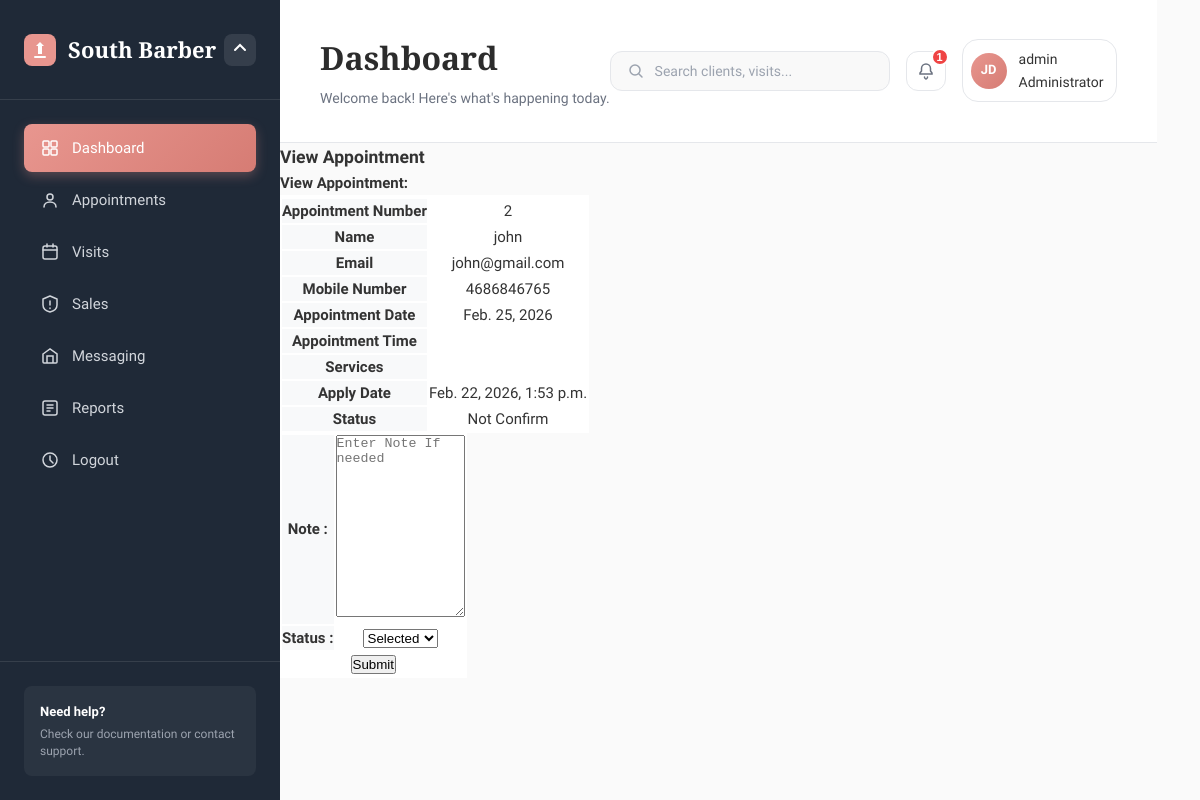
The app's page /adminsection/viewappointment/2/ (signed in) with its own data.
### adminsection/models.py (models this page shows, shortened)
class User(AbstractUser):
    ROLE_CHOICES = (
        ('ADMIN', 'Admin'),
        ('MANAGER', 'Manager'),
        ('EMPLOYEE', 'Employee'),
        ('CUSTOMER', 'Customer'),
    )
    Role = models.CharField(max_length=20, choices=ROLE_CHOICES)
    Store = models.ForeignKey(Store, on_delete=models.SET_NULL, null=True, blank=True)

### parlour/models.py (models this page shows, shortened)
class Appointment(models.Model):
    Name = models.CharField(max_length=50)
    Email = models.EmailField()
    PhoneNumber = models.CharField(max_length=11)
    Service = models.ForeignKey(Service, on_delete=models.CASCADE)
    Note = models.TextField()
    AppointmentDate = models.DateField()
    AppointmentTime = models.TimeField()
    ApplyDate = models.DateTimeField(auto_now_add=True)
    RemarkDate = models.DateTimeField(auto_now=True)
    AppointmentNumber = models.IntegerField(null=True, blank=True)
    REMARK_CHOICES = (
        ('1', 'Accepted'),
        ('0', 'Rejected'),
    )
    Remark = models.CharField(max_length=1, choices=REMARK_CHOICES)

### adminsection/views.py (the view)
# urls.py: path('viewappointment/<int:id>/', views.viewappointment, name='viewappointment'),
@staff_member_required
def viewappointment(request, id):
    Appointments = get_object_or_404(Appointment, id=id)
    form = AppointmentUpdateForm(request.POST or None, instance=Appointments)
    if request.method == 'POST':
        if form.is_valid():
            form.save()
    context = {
        'Appointment': Appointments,
        'form': form
    }
    return render(request, 'adminsection/view-appointment.html', context)

### adminsection/forms.py (shortened to what this page needs)
class AppointmentUpdateForm(forms.ModelForm):
    Note = forms.CharField(widget=forms.TextInput(attrs={'placeholder': 'Enter Note If needed'}))
    class Meta:
        model=Appointment
        fields =[
            'Note',
            'Remark',
        ]

### templates/adminsection/view-appointment.html (shortened to what this page needs)
{% extends 'adminsection/base.html' %}
{% load static %}
{% block content %}
<div id="page-wrapper">
  <div class="main-page">
    <div class="tables">
      <h3 class="title1">View Appointment</h3>
      <div class="table-responsive bs-example widget-shadow">
        <h4>View Appointment:</h4>
        <table class="table table-bordered">
          <tr>
          <tr>
            <th>Appointment Number</th>
            <td>{{ Appointment.id}}</td>
          </tr>
          <tr>
            <th>Name</th>
            <td>{{ Appointment.Name}}</td>
          </tr>
          <tr>
            <th>Email</th>
            <td>{{ Appointment.Email }}</td>
          </tr>
          <tr>
            <th>Mobile Number</th>
            <td>{{ Appointment.PhoneNumber }}</td>
          </tr>
          <tr>
            <th>Appointment Date</th>
            <td>{{ Appointment.AppointmentDate }}</td>
          </tr>
          <tr>
            <th>Appointment Time</th>
            <td>{{ Appointment.AppointmentTine|date:"H i A"}}</td>
          </tr>
          <tr>
            <th>Services</th>
            <td></td>
          </tr>
          <tr>
            <th>Apply Date</th>
            <td>{{ Appointment.ApplyDate }}</td>
          </tr>
          <tr>
            <th>Status</th>
            <td>
              {% if Appointment.Remark %}
                {% if Appointment.Remark == '1' %}
                     Accected
                {% else %}
                    Rejected
                {% endif %}
              {% else %}
                  Not Confirm
              {% endif %}
            </td>
          </tr>
        </table>
        <table class="table table-bordered">
          {% if not Appointment.Remark %}
          <form name="submit" method="POST" enctype="multipart/form-data">
            {% for field in form %}
            {% if field.name == 'Remark' %}
            <tr>
              <th>Status :</th>
              <td>
                <select name="Remark" class="form-control wd-450" required="true">
                  <option value="1" selected="true">Selected</option>
                </select>
              </td>
            </tr>
            {% else %}
            <tr>
              <th>Note :</th>
              <td>
                <textarea name="{{ field.name }}" placeholder="{{ field.field.widget.attrs.placeholder }}" rows="12"
                  cols="14" class="form-control wd-450"></textarea>
              </td>
            </tr>
            {% endif %}
            {% endfor %}
            <tr align="center">
              <td colspan="2"><button type="submit" name="submit" class="btn btn-az-primary pd-x-20">Submit</button>
              </td>
            </tr>
          </form>
        </table>
        {% endif %}
      </div>
    </div>
  </div>
</div>
{% endblock %}

### templates/adminsection/base.html (shortened to what this page needs)
{% load static %}
<!DOCTYPE html>
<html lang="en">
<head>
    <link rel="stylesheet" href="{% static 'css/styles.css' %}">
</head>
<body>
    <html class="app-container">
        <aside class="sidebar">
            <div class="sidebar-header">
                <div class="logo">
                    <svg width="32" height="32" viewBox="0 0 32 32" fill="none">
                        <rect width="32" height="32" rx="8" fill="#E8968F"/>
                        <path d="M16 8L20 12H18V20H14V12H12L16 8Z" fill="white"/>
                        <rect x="10" y="22" width="12" height="2" rx="1" fill="white"/>
                    </svg>
                    <span>South Barber</span>
                </div>
                <button class="sidebar-toggle">
                    <svg width="20" height="20" viewBox="0 0 20 20" fill="none">
                        <path d="M15 10L10 5L5 10" stroke="currentColor" stroke-width="2" stroke-linecap="round"/>
                    </svg>
                </button>
            </div>
            <nav class="sidebar-nav">
                <a href="{% url 'dashboard' %}" class="nav-item active">
                    <span>Dashboard</span>
                </a>
                <a href="{% url 'allappointment' %}" class="nav-item">
                    <svg width="20" height="20" viewBox="0 0 20 20" fill="none">
                        <circle cx="10" cy="7" r="3" stroke="currentColor" stroke-width="1.5"/>
                        <path d="M4 17C4 14 6.5 12 10 12C13.5 12 16 14 16 17" stroke="currentColor" stroke-width="1.5" stroke-linecap="round"/>
                    </svg>
                    <span>Appointments</span>
                </a>
                <a href="visits.html" class="nav-item">
                    <svg width="20" height="20" viewBox="0 0 20 20" fill="none">
                        <rect x="3" y="4" width="14" height="13" rx="2" stroke="currentColor" stroke-width="1.5"/>
                        <path d="M7 2V5M13 2V5M3 8H17" stroke="currentColor" stroke-width="1.5" stroke-linecap="round"/>
                    </svg>
                    <span>Visits</span>
                </a>
                <a href="#" class="nav-item">
                    <svg width="20" height="20" viewBox="0 0 20 20" fill="none">
                        <path d="M3 5L10 2L17 5V11C17 14.5 14 17 10 18C6 17 3 14.5 3 11V5Z" stroke="currentColor" stroke-width="1.5" stroke-linejoin="round"/>
                        <path d="M10 7V11M10 14V14.5" stroke="currentColor" stroke-width="1.5" stroke-linecap="round"/>
                    </svg>
                    <span>Sales</span>
                </a>
                <a href="#" class="nav-item">
                    <svg width="20" height="20" viewBox="0 0 20 20" fill="none">
                        <path d="M3 8L10 3L17 8V16C17 16.5 16.5 17 16 17H4C3.5 17 3 16.5 3 16V8Z" stroke="currentColor" stroke-width="1.5"/>
                        <path d="M13 17V10H7V17" stroke="currentColor" stroke-width="1.5"/>
                    </svg>
                    <span>Messaging</span>
                </a>
                <a href="#" class="nav-item">
                    <svg width="20" height="20" viewBox="0 0 20 20" fill="none">
                        <rect x="3" y="3" width="14" height="14" rx="2" stroke="currentColor" stroke-width="1.5"/>
                        <path d="M7 7H13M7 10H13M7 13H10" stroke="currentColor" stroke-width="1.5" stroke-linecap="round"/>
                    </svg>
                    <span>Reports</span>
                </a>
                <a href="{% url 'logout' %}" class="nav-item">
                    <svg width="20" height="20" viewBox="0 0 20 20" fill="none">
                        <circle cx="10" cy="10" r="7" stroke="currentColor" stroke-width="1.5"/>
                        <path d="M10 6V10L13 13" stroke="currentColor" stroke-width="1.5" stroke-linecap="round"/>
                    </svg>
                    <span>Logout</span>
                </a>
            </nav>
            <div class="sidebar-footer">
                <div class="help-section">
                    <p class="help-title">Need help?</p>
                    <p class="help-text">Check our documentation or contact support.</p>
                </div>
            </div>
        </aside>
        <main class="main-content">
            <header class="header">
                <div class="header-left">
                    <h1 class="page-title">Dashboard</h1>
                    <p class="page-subtitle">Welcome back! Here's what's happening today.</p>
                </div>
                <div class="header-right">
                    <div class="search-box">
                        <svg width="18" height="18" viewBox="0 0 18 18" fill="none">
                            <circle cx="8" cy="8" r="5" stroke="currentColor" stroke-width="1.5"/>
                            <path d="M12 12L15 15" stroke="currentColor" stroke-width="1.5" stroke-linecap="round"/>
                        </svg>
                        <input type="text" placeholder="Search clients, visits...">
                    </div>
                    <button class="notification-btn">
                        <svg width="20" height="20" viewBox="0 0 20 20" fill="none">
                            <path d="M10 3C7.5 3 5.5 5 5.5 7.5V10L4 12V13H16V12L14.5 10V7.5C14.5 5 12.5 3 10 3Z" stroke="currentColor" stroke-width="1.5"/>
                            <path d="M8.5 16C8.5 17 9.5 18 10 18C10.5 18 11.5 17 11.5 16" stroke="currentColor" stroke-width="1.5" stroke-linecap="round"/>
                        </svg>
                        <span class="notification-badge">1</span>
                    </button>
                    <div class="user-menu">
                        {% if request.user.is_authenticated %}
                        <div class="user-avatar">JD</div>
                        <span class="user-name">
                            <p>{{ user.username }}</p>
                            {% if request.user.is_superuser %}
                            <span>Administrator </span>
                            {% else %}
                            <span>Staff</span>
                            {% endif %}
                                </span>
                        </div>
                        {% endif %}
                </div>
            </header>
            {% block content %}
            {% endblock %}
    </main>
</html>

### records on screen
User: username "admin"
Appointment: id "2", Name "john", Email "john@gmail.com", PhoneNumber "4686846765", AppointmentDate "Feb. 25, 2026", ApplyDate "Feb. 22, 2026, 1:53 p.m."
